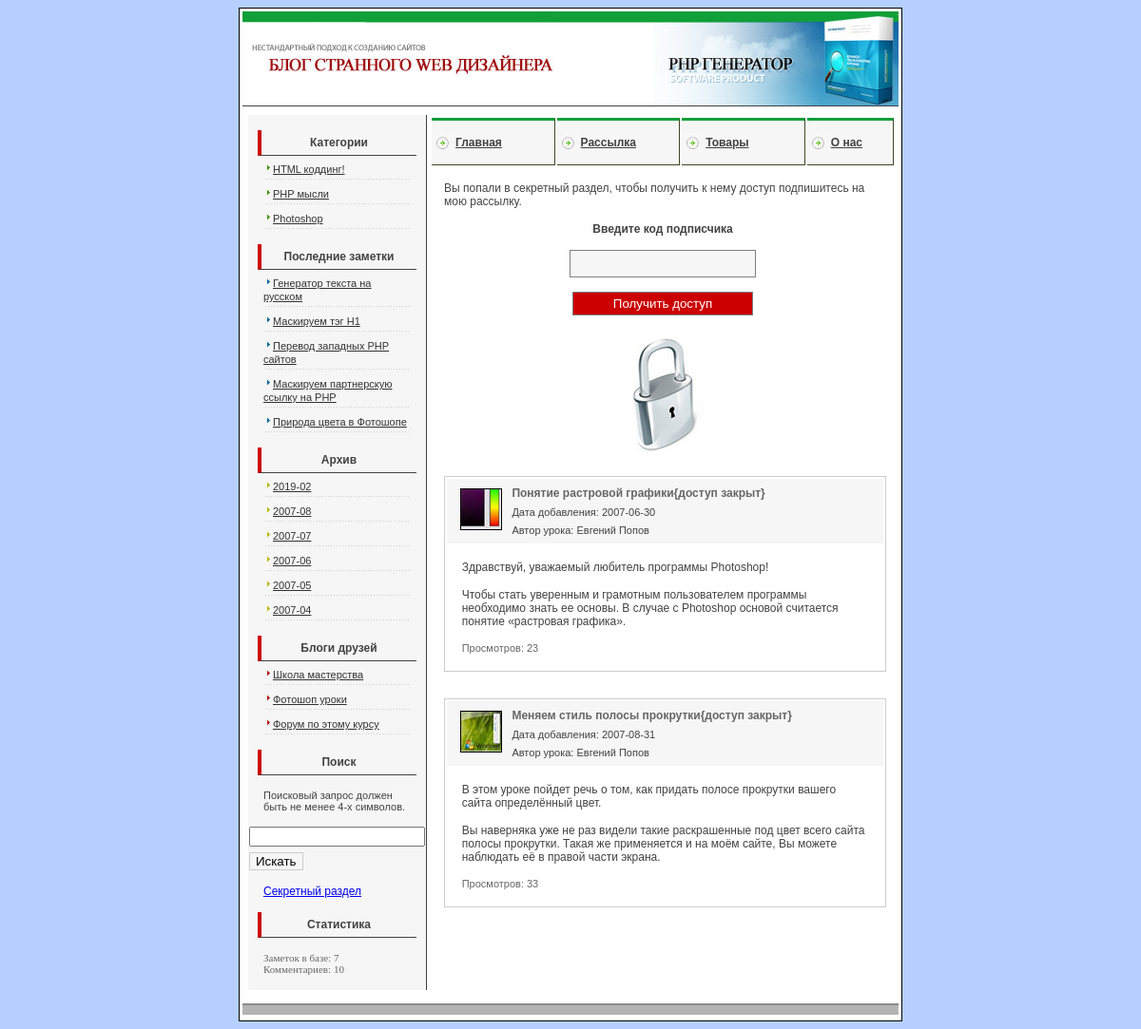
Screenshot of /secret.php with the database file from the repository.
### tables this page shows
CREATE TABLE `categories` (
  `id` int(2) NOT NULL,
  `title` varchar(255) NOT NULL,
  `meta_d` varchar(255) NOT NULL,
  `meta_k` varchar(255) NOT NULL,
  `mytext` text NOT NULL
);

CREATE TABLE `data` (
  `id` int(5) NOT NULL,
  `cat` int(1) NOT NULL DEFAULT '0',
  `meta_d` varchar(255) NOT NULL DEFAULT '',
  `meta_k` varchar(255) NOT NULL DEFAULT '',
  `description` text NOT NULL,
  `text` text NOT NULL,
  `view` int(7) NOT NULL DEFAULT '0',
  `author` varchar(100) NOT NULL DEFAULT '',
  `date` date NOT NULL,
  `mini_img` varchar(255) NOT NULL DEFAULT '',
  `title` varchar(255) NOT NULL DEFAULT '',
  `secret` int(1) DEFAULT NULL,
  `rating` int(10) NOT NULL DEFAULT '5',
  `q_vote` int(10) NOT NULL DEFAULT '1'
);

CREATE TABLE `friends` (
  `id` int(11) NOT NULL,
  `link` varchar(255) NOT NULL,
  `title` varchar(255) NOT NULL
);

CREATE TABLE `settings` (
  `id` int(3) NOT NULL,
  `title` varchar(255) NOT NULL,
  `meta_d` varchar(255) NOT NULL,
  `meta_k` varchar(255) NOT NULL,
  `mytext` text NOT NULL,
  `pages` varchar(255) NOT NULL
);

### secret.php (the view, shortened to what this page needs)
<?php include("blocks/bd.php");
$result = mysqli_query($db,"SELECT title, meta_d, meta_k, mytext FROM settings WHERE pages='secret'");
if (mysqli_num_rows($result) > 0) {
  $myrow = mysqli_fetch_array($result);
} else {
  echo "<p>Информация по запросу не может быть извлечена в таблице нет записей.</p>";
  exit();
}
?>
<!DOCTYPE html>
<html>
<head>
    <link rel="stylesheet" href="css/style.css">
</head>
<body>
    <table class="main_border">
        <?php include("blocks/header.php"); ?>
        <tr>
            <td valign="center">
                <table width="100%">
                    <tr>
                        <td>
                            <?php include("blocks/lefttd.php"); ?>
                        </td>
                        <td style="float:left;">
                            <?php $n = 0;
                            include("blocks/nav.php") ?>
                            <?php
                            echo $myrow['mytext'];
                            $result0 = mysqli_query($db,"SELECT prcode FROM options");
                            if ($result0) {
                              $myrow0 = mysqli_fetch_array($result0);
                              $prcode = $myrow0['prcode'];
                            } else {
                              exit("<p>Не удалось получить код секретного раздела. Проверьте наличие таблиц./p>");
                            }
                            if (!isset($code) or $code != $prcode){
                            echo "<form name='sec' acrtion='secret.php' method='post'>
                        <p class='middle'><strong>Введите код подписчика</strong></p>
                        <p class='middle'><input type ='text' class='sinput'name='code'></p>
                        <p class='middle'><input type ='submit' class='sbutton' name='submit' value='Получить доступ'></p>
                        </form>
                        <p class='middle'><img src='img/zam.jpg'></p>";
                            $result = mysqli_query($db,"SELECT id,title,description,date,author,mini_img,view FROM data WHERE secret='1'");
                            if (mysqli_num_rows($result) > 0) {
                              $myrow = mysqli_fetch_array($result);
                              do {
                                printf('<table class="post">
                                         <tr>
                                                <td class="post_title">
                                                    <p class="post_secret"><img class="mini" src="%s"><a href="#">%s{доступ закрыт}</a></p>
                   <p class="post_adds">Дата добавления: %s</p>
                   <p class="post_adds">Автор урока: %s</p>
               </td>
              </tr>
                                            <tr>
                                                <td>%s <p class="post_view">Просмотров: %s</p></td>
                                            </tr>
          </table><br><br>', $myrow['mini_img'], $myrow['title'], $myrow['date'], $myrow['author'], $myrow['description'], $myrow['view']);
                              } while ($myrow = mysqli_fetch_array($result));
														}
													}
                            ?>
                        </td>
                    </tr>
                </table>
            </td>
        </tr>
        <?php include("blocks/footer.php"); ?>
    </table>
</body>
</html>

### blocks/lefttd.php (shortened to what this page needs)
<td width="182px" valign="top" class="left">
<div class="nav_title">Категории</div>
<?php
$result2 = mysqli_query($db,"SELECT * FROM categories ORDER BY id");
if(mysqli_num_rows($result2) > 0){
    $myrow2 = mysqli_fetch_array($result2);
        do{
            printf("<p class='point'><img src='img/arr.jpg'><a class='nav_link' href='view_cat.php?cat=%s'>%s</a></p>",$myrow2['id'],$myrow2['title']);
        }
        while($myrow2 = mysqli_fetch_array($result2));
}
else{
    echo "<p>Информация по запросу не может быть извлечена в таблице нет записей.</p>";
    exit();
}
?>
<div class="nav_title">Последние заметки</div>
<?php
$result3 = mysqli_query($db,"SELECT id,title FROM data WHERE secret = 0  ORDER BY id DESC LIMIT 5");
if(mysqli_num_rows($result3) > 0){
    $myrow3 = mysqli_fetch_array($result3);
    do {
        printf("<p class='point'><img src='img/arr2.jpg'><a class='nav_link' href='view_post.php?id=%s'>%s</a></p>",$myrow3['id'],$myrow3['title']);
    } while ($myrow3 = mysqli_fetch_array($result3));
}
else{
    echo "<p>Информация по запросу не может быть извлечена в таблице нет записей.</p>";
    exit();
}
?>
<div class="nav_title">Архив</div>
<?php
$result4 = mysqli_query($db,"SELECT DISTINCT left(date,7) AS month FROM data ORDER BY month DESC");
if(mysqli_num_rows($result4) > 0){
    $myrow4 = mysqli_fetch_array($result4);
    do {
        printf("<p class='point'><img src='img/arr3.jpg'><a class='nav_link' href='view_date.php?date=%s'>%s</a></p>",$myrow4['month'],$myrow4['month']);
    } while ($myrow4 = mysqli_fetch_array($result4));
}
else{
    echo "<p>Информация по запросу не может быть извлечена в таблице нет записей.</p>";
    exit();
}
?>
<div class="nav_title">Блоги друзей</div>
<?php
$result5 = mysqli_query($db,"SELECT title,link FROM friends");
if(mysqli_num_rows($result5) > 0){
    $myrow5 = mysqli_fetch_array($result5);
    do {
        printf("<p class='point'><img src='img/arr4.jpg'><a class='nav_link' href='%s' target='_blank'>%s</a></p>",$myrow5['link'],$myrow5['title']);
    } while ($myrow5 = mysqli_fetch_array($result5));
}
else{
    echo "<p>Информация по запросу не может быть извлечена в таблице нет записей.</p>";
    exit();
}
?>
<div class="nav_title">Поиск</div>
<form action="view_search.php" method="post" name="form_s">
<p class="search_t">Поисковый запрос должен быть не менее 4-х символов.</p>
<input type="text" name="search" id="search" size="20">
<br>
<input  class="search_b" type="submit" value="Искать" name="submit_s">
</form>
<p><a href="secret.php">Секретный раздел</a></p>
<div class="nav_title">Статистика</div>
<?php
$result10 = mysqli_query($db,"SELECT COUNT(*) FROM data");
$sum = mysqli_fetch_array($result10);
$result11 = mysqli_query($db,"SELECT COUNT(*) FROM comments");
$sum2 = mysqli_fetch_array($result11);
echo "<p class='comments'>Заметок в базе: $sum[0]<br> Комментариев: $sum2[0]</p>";
?>
</td>

### css/style.css (style rules this page uses)
.main_border { width: 690px; background-color:#ffffff; border: 1px solid #000000; margin: auto; }
body { background-image: url(../img/bg.jpg); font-family: Verdana, Geneva, Tahoma, sans-serif; font-size: 12px; color: #424242; }
.left { background-color: #f6f6f6; border-right: 1px solid #424242; }
p { font-family: Verdana, Geneva, Tahoma, sans-serif; font-size: 12px; color: #424242; margin: 15px; }
.nav_title { margin: 15px 5% 0 5%; font-weight: bold; text-align: center; border-left: 4px solid #cc0000; border-bottom: 1px solid #424242; padding-top: 6px; padding-bottom: 6px; }
.nav_link { color: #333333; font-size: 11px; margin: 10px 0; }
.post { border: 1px solid #cccccc; width: 95%; margin-left:3%; }
.post_title { background-color: #f6f6f6; }
.post_adds { font-size: 11px; margin: 7px 3%; color: #424244; }
.post_view { font-size: 11px; color: #666666; }
.mini { float: left; border: 1px solid #000000; margin: 2px 10px 0 0; }
.search_t { font-size: 11px; }
.search_b { border:1px solid #cccccc; background-color: #f6f6f6; margin-top:6px; }
.point { background-image: url(../img/point.jpg); background-position: bottom; background-repeat: repeat-x; padding-bottom: 5px; margin-top: 7px; margin-bottom: 7px; }
.middle { text-align: center; }
.sinput { width: 190px; height: 25px; background-color: #f6f6f6; border: 1px solid gray; }
.sbutton { width: 190px; height: 25px; background-color: #cc0000; color: #ffffff; border: 1px solid gray; }
.post_secret { font-weight: bold; margin: 7px 3%; }
.post_secret a { color: #666666; text-decoration: none; }
.comments { font-family: Verdana; font-size: 11px; color: #666666; }

### rows the page displays
categories: title "HTML коддинг!"
categories: title "PHP мысли"
categories: title "Photoshop"
data: title "Генератор текста на русском"
data: title "Маскируем тэг H1"
data: title "Перевод западных PHP сайтов"
data: title "Маскируем партнерскую ссылку на PHP"
data: title "Природа цвета в Фотошопе"
friends: title "Школа мастерства"
friends: title "Фотошоп уроки"
friends: title "Форум по этому курсу"
settings: mytext "Вы попали в секретный раздел, чтобы получить к нему доступ подпишитесь на мою рассылку."
data: mini_img (picture), title "Понятие растровой графики", date "2007-06-30", author "Евгений Попов", description "Здравствуй, уважаемый любитель программы Photoshop! Чтобы стать уверенным и грамотным пользователем программы необходимо знать ее основы. В случае с Photoshop основой считается понятие «растровая графика».", view "23"
data: mini_img (picture), title "Меняем стиль полосы прокрутки", date "2007-08-31", author "Евгений Попов", description "В этом уроке пойдет речь о том, как придать полосе прокрутки вашего сайта определённый цвет. Вы наверняка уже не раз видели такие раскрашенные под цвет всего сайта полосы прокрутки. Такая же применяется и на моём сайте, Вы можете наблюдать её в правой части экрана.", view "33"

### other values shown
$myrow4['month'] "2019-02"
$myrow4['month'] "2007-08"
$myrow4['month'] "2007-07"
$myrow4['month'] "2007-06"
$myrow4['month'] "2007-05"
$myrow4['month'] "2007-04"
$sum[0] "7"
$sum2[0] "10"
